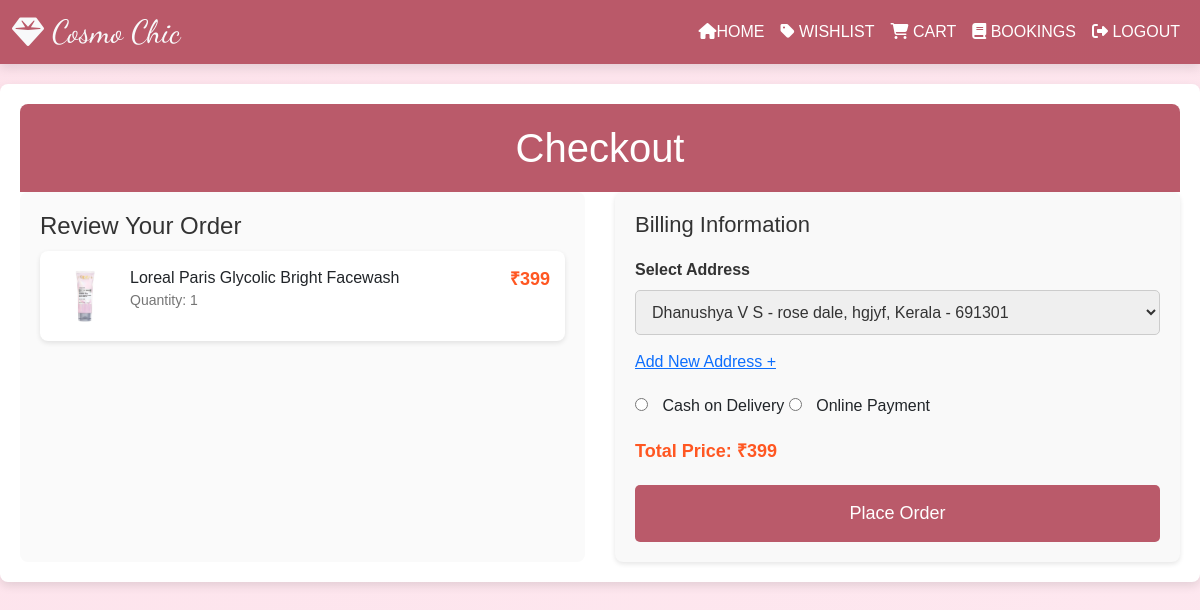
/buy_now_checkout/8?weight=200ml (signed in), run on the app's committed database.
### app/models.py (models this page shows)
class product(models.Model):
    category = models.ForeignKey(Category,on_delete=models.CASCADE)
    pid = models.TextField(unique=True)
    name = models.TextField()
    dis = models.TextField()
    img = models.FileField()
    delivery = models.IntegerField()

class Details(models.Model):
    product = models.ForeignKey(product,on_delete=models.CASCADE)
    price = models.IntegerField()
    offer_price = models.IntegerField()
    stock = models.IntegerField()
    weight = models.TextField()

### app/views.py (the view, shortened to what this page needs)
# urls.py: path('buy_now_checkout/<pid>', views.buy_now_checkout),
def buy_now_checkout(req, pid):
    if 'user' in req.session:
        product_instance = product.objects.filter(pk=pid).first()
        current_url = req.build_absolute_uri()
        if not product_instance:
            return redirect('product_not_found')
        details = Details.objects.filter(product=product_instance)
        selected_weight = req.GET.get('weight')
        if selected_weight:
            selected_detail = details.filter(weight=selected_weight).first()
        else:
            selected_detail = details.first()
        if not selected_detail:
            return render(req, 'user/view_details.html', {
                'message': 'No details available for this product with the selected weight.'})
        user = User.objects.get(username=req.session['user'])
        existing_addresses = Address.objects.filter(user=user)
        return render(req, 'user/checkout.html', {
            'product': product_instance,
            'details': selected_detail,
            'addresses': existing_addresses,
            'current_url': current_url,
        })
    else:
        return redirect(cosmetic_login)

### templates/user/checkout.html (shortened to what this page needs)
<!DOCTYPE html>
<html lang="en">
<head>
    {% load static %}
    <link rel="stylesheet" href="{% static 'cart_style.css' %}">
    <link href="https://cdn.jsdelivr.net/npm/bootstrap@5.3.3/dist/css/bootstrap.min.css" rel="stylesheet">
    <link rel="stylesheet" href="https://cdnjs.cloudflare.com/ajax/libs/font-awesome/6.5.0/css/all.min.css">
</head>
<body>
    <nav class="navbar navbar-expand-sm navbar-dark">
        <div class="container-fluid">
            <a class="navbar-brand text-light d-flex align-items-center" href="#">
                <i class="fas fa-gem me-2"></i> Cosmo Chic
            </a>
            <div class="collapse navbar-collapse" id="collapsibleNavbar">
                <ul class="navbar-nav ms-auto">
                    <li class="nav-item">
                        <a class="nav-link" href="../shop_home">
                            <i class="fa fa-home"></i>Home
                        </a>
                    </li>
                    <li class="nav-item">
                        <a class="nav-link" href="../../viewWishlist">
                            <i class="fas fa-tag"></i> Wishlist
                        </a>
                    </li>
                    <li class="nav-item">
                        <a class="nav-link" href="../../view_cart">
                            <i class="fas fa-shopping-cart"></i> Cart
                        </a>
                    </li>
                    <li class="nav-item">
                        <a class="nav-link" href="../../user_bookings">
                            <i class="fas fa-book"></i> Bookings
                        </a>
                    </li>
                    <li class="nav-item">
                        <a class="nav-link" href="../../logout">
                            <i class="fas fa-sign-out-alt"></i> Logout
                        </a>
                    </li>
                </ul>
            </div>
        </div>
    </nav>
    <div class="container">
        <div class="header">
            <h1>Checkout</h1>
        </div>
        <div class="checkout-section">
            <div class="checkout-left">
                <h2>Review Your Order</h2>
                <div class="product-item">
                    <img src="{{ product.img.url }}" alt="">
                    <div class="product-details">
                        <div class="product-name">{{ product.name }}</div>
                        <div class="product-quantity">Quantity: {{ 1 }}</div>
                    </div>
                    <div class="product-price">₹{{ details.offer_price}}</div>
                </div>
            </div>
            <div class="checkout-right">
                <h3>Billing Information</h3>
                <form method="POST">
                    <div class="form-group">
                        <label for="address">Select Address</label>
                        <select name="address" id="address" required>
                            {% for address in addresses %}
                            <option value="{{ address.id }}">{{ address.name }} - {{ address.house }}, {{ address.street }},
                                {{ address.state }} - {{ address.pin }}</option>
                            {% endfor %}
                        </select>
                    </div>
                    <div class="mt-2">
                        <a href="../../../address?returnUrl={{ current_url }}">Add New Address +</a>
                    </div>
                    <div class="payment-methods">
                        <label><input type="radio" name="payment_method" value="cod"> Cash on Delivery</label>
                        <label><input type="radio" name="payment_method" value="online"> Online Payment</label>
                    </div>
                    <div class="order-summary">
                        <div class="total-price">
                            Total Price: ₹{{details.offer_price}}
                        </div>
                        <button type="submit">Place Order</button>
                    </div>
                </form>
            </div>
        </div>
    </div>
</body>
</html>

### static/cart_style.css (style rules this page uses)
body { font-family: 'Poppins', sans-serif; background: linear-gradient(to bottom right, #f8a5b834, #fcbbcb2f); min-height: 100vh; overflow-x: hidden; }
.navbar { background-color: #b95666f8; height:8vh; box-shadow: 0 4px 10px rgba(0, 0, 0, 0.1); }
.navbar-brand { font-family: "Dancing Script", serif; font-optical-sizing: auto; font-weight: 1200; font-style: normal; font-size: 2rem !important; }
.navbar-nav .nav-link { font-size: 1rem; font-weight: 500; text-transform: uppercase; color: #fff; transition: color 0.3s ease; }

### templates/user/checkout.html (style rules this page uses)
body { font-family: Arial, sans-serif; background-color: #fef2f8; margin: 0; padding: 0; }
.container { width: 100%; max-width: 1200px; margin: 20px auto; background-color: white; border-radius: 8px; box-shadow: 0 4px 10px rgba(0, 0, 0, 0.1); padding: 20px; }
.header { background-color:#b95666f8; color: white; padding: 20px; text-align: center; border-radius: 8px 8px 0 0; }
h1 { margin: 0; }
.checkout-section { display: flex; gap: 30px; }
.checkout-left, .checkout-right { flex: 1; }
.checkout-left { background-color: #fafafa; padding: 20px; border-radius: 8px; }
.checkout-left h2 { font-size: 24px; color: #333; margin-bottom: 10px; }
.checkout-left .product-item { display: flex; justify-content: space-between; margin-bottom: 20px; padding: 15px; background-color: #fff; border-radius: 8px; box-shadow: 0 2px 5px rgba(0, 0, 0, 0.1); }
.product-item img { max-width: 60px; max-height: 60px; border-radius: 5px; }
.product-item .product-details { flex: 1; margin-left: 15px; }
.product-item .product-price { font-weight: bold; color: #ff5722; font-size: 18px; }
.product-item .product-quantity { font-size: 14px; color: #757575; }
.checkout-right { background-color: #f9f9f9; padding: 20px; border-radius: 8px; box-shadow: 0 2px 5px rgba(0, 0, 0, 0.1); }
.checkout-right h3 { font-size: 22px; color: #333; margin-bottom: 20px; }
.form-group { margin-bottom: 15px; }
.form-group label { display: block; font-size: 16px; font-weight: bold; color: #333; }
.form-group input, .form-group select { width: 100%; padding: 12px; font-size: 16px; border: 1px solid #ccc; border-radius: 5px; margin-top: 8px; color: #333; }
.payment-methods { margin-top: 20px; }
.payment-methods input { margin-right: 10px; }
.order-summary { margin-top: 20px; }
.order-summary .total-price { font-size: 18px; font-weight: bold; color: #ff5722; }
.order-summary button { width: 100%; padding: 15px; font-size: 18px; background-color:#b95666f8; color: white; border: none; border-radius: 5px; cursor: pointer; margin-top: 20px; }

### data on the page
product: img (picture), name "Loreal Paris Glycolic Bright Facewash"
Details: offer_price "399"

### other printed values
{{ 1 }} "1"
form field address "Dhanushya V S - rose dale, hgjyf, Kerala - 691301"
